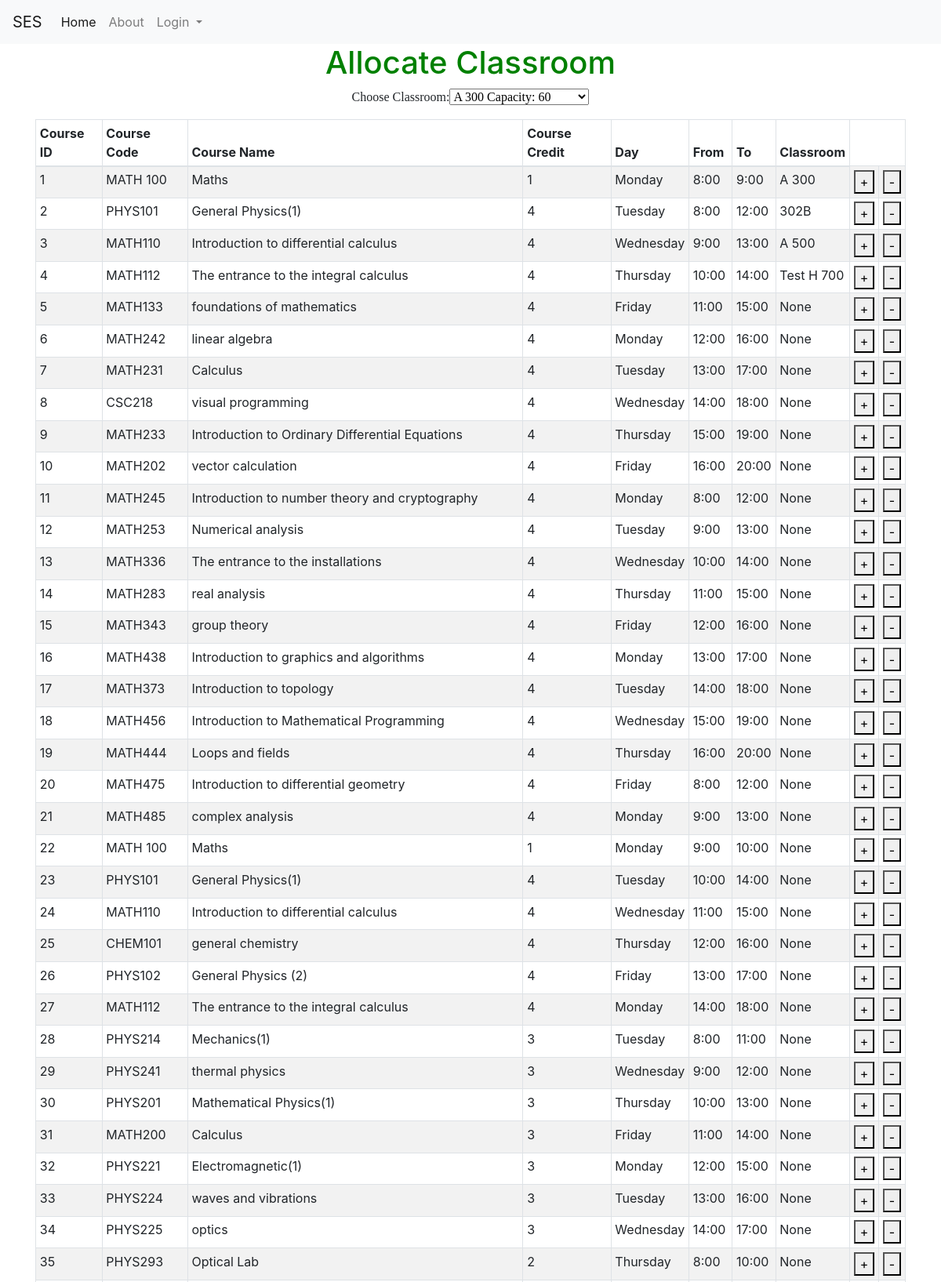
The page /allocate_classroomf (upper part) on the database its author committed.
### tables this page shows
CREATE TABLE course (course_id INTEGER NOT NULL PRIMARY KEY AUTOINCREMENT UNIQUE, course_name [nchar] (10), course_descr [nchar] (10), course_code [nchar] (10), dep_id [int], plan_id [int], level_id [int], credit INTEGER, Day_id REFERENCES Day (Day_id), fromT TIME, toT TIME, loc_id INTEGER, SEM INTEGER DEFAULT (223), lec_id INTEGER);

CREATE TABLE Day (Day_id INTEGER PRIMARY KEY, Day_Decs CHAR);

CREATE TABLE loc (loc_id INTEGER PRIMARY KEY UNIQUE, loc_Cap INTEGER, loc_name CHAR CONSTRAINT loc_id UNIQUE ON CONFLICT IGNORE);

### allocate_classroom.py (the view, shortened to what this page needs)
@allocate_classroom.route('/allocate_classroomf', methods=['GET', 'POST'])
def allocate_classroomf():
    with app.app_context():
        con = sqlite3.connect("instance/db.sqlite")
        cur = con.cursor()
        cur.execute("SELECT default_sem FROM default_sem")
        SEM = cur.fetchone()[0]
        con.commit()
        cur.execute("SELECT * FROM loc")
        classroom = cur.fetchall()
        con.commit()
        cur.execute("SELECT * FROM classroom_view")
        courses = cur.fetchall()
        course_id = request.form.get('course_id')
        con.commit()
        nolec = request.form.get('nolec', None)
        loc_id = request.form.get('classroom')
        cur.execute(""" SELECT distinct

    cp1.Day_id AS CP1_Day_id,
    cp1.loc_id AS CP1_loc_id,
    cp1.fromT AS CP1_fromT,
    cp1.toT AS CP1_toT,
    cp1.SEM AS CP1_SEm,
    cp2.Day_id AS CP2_Day_id,
    cp2.loc_id AS CP2_loc_id,
    cp2.fromT AS CP2_fromT,
    cp2.toT AS CP2_toT,
    cp2.SEM AS CP2_SEm
FROM
    course AS cp1
JOIN
    course AS cp2
    ON cp2.course_id = cp1.course_id AND cp2.SEM = cp1.SEM

      And (cp2.fromT >= cp1.fromT and cp2.fromT < cp1.toT AND  cp1.fromT <= cp2.fromT and cp2.day_id = cp1.day_id)
      OR (cp2.toT > cp1.fromT and cp2.toT <= cp1.toT AND cp1.fromT <= cp2.fromT and cp2.day_id = cp1.day_id )
      OR (cp2.fromT <= cp1.fromT and cp2.toT >= cp1.toT AND cp1.fromT <= cp2.fromT and cp2.day_id = cp1.day_id)
      OR (cp2.fromT <= cp1.toT    and cp2.toT >= cp1.fromT  and cp2.day_id = cp1.day_id)

      where cp2.loc_id = ? AND cp1.SEM = ? and  cp1.course_id = ?  """, (loc_id,SEM,course_id))
        entry = cur.fetchone()
        error=''
        cur.execute("SELECT * FROM classroom_view")
        courses = cur.fetchall()
        con.commit()
        con.close()
        print(classroom)
        print(courses)
        print(error)
    return render_template('allocate_classroom.html', classroom=classroom,courses=courses,error=error)

### templates/allocate_classroom.html (shortened to what this page needs)
{% extends "base.html" %}
{% block content %}
<h1>Allocate Classroom</h1>
       <form id = "c_form" method="post" action="/allocate_classroomf">
        <p style="font-family:verdana">
            Choose Classroom:<SELECT name="classroom" style="font-family:verdana" id="classroom">
            {% for j in classroom %}
                <OPTION  value={{j[0]}}>{{j[2]}} Capacity: {{j[1]}} </OPTION>
            {% endfor %}
            </SELECT>
            </p>
        <table id="classcourses" class="table table-striped table-bordered table-sm"  cellspacing="0" width="100%">
            <thead>
              <tr>
                <th>Course ID</th>
                <th>Course Code</th>
                <th>Course Name</th>
                <th>Course Credit</th>
                <th>Day</th>
                <th>From</th>
                <th>To</th>
                <th>Classroom</th>
              </tr>
              </thead>
              <tbody>
               {% for row in courses %}
                      <tr>
                        <td><input type="hidden" name="title" value="{{ row[0] }}"> {{ row[0] }} </td>
                          <td>{{row[1]}}</td>
                          <td>{{row[2]}}</td>
                          <td>{{row[3]}}</td>
                          <td>{{row[4]}}</td>
                          <td>{{row[5]}}</td>
                          <td>{{row[6]}}</td>
                          <td>{{row[7]}}</td>
                          <td><button class="bi bi-plus" type="submit" value="{{ row[0] }}" name="course_id">+</button></td>
                          <td><button class="bi bi-plus" type="submit" value="{{ row[0] }}" name="nolec">-</button></td>
                      </tr>
                  {% endfor %}
              </tbody>
          </table>
       </form>
{% endblock %}

### templates/allocate_classroom.html (style rules this page uses)
body { text-align: center; }
h1 { color: green; }
table { border-collapse: collapse; width: 100%; }
th, td { padding: 8px; text-align: left; border-bottom: 1px solid #ddd; }

### rows shown on the page
course: course_id "1", course_code "MATH 100", course_name "Maths", credit "1", Day_Decs "Monday", fromT "8:00", toT "9:00", loc_name "A 300"
course: course_id "2", course_code "PHYS101", course_name "General Physics(1)", credit "4", Day_Decs "Tuesday", fromT "8:00", toT "12:00", loc_name "302B"
course: course_id "3", course_code "MATH110", course_name "Introduction to differential calculus", credit "4", Day_Decs "Wednesday", fromT "9:00", toT "13:00", loc_name "A 500"
course: course_id "4", course_code "MATH112", course_name "The entrance to the integral calculus", credit "4", Day_Decs "Thursday", fromT "10:00", toT "14:00", loc_name "Test H 700"
course: course_id "5", course_code "MATH133", course_name "foundations of mathematics", credit "4", Day_Decs "Friday", fromT "11:00", toT "15:00", row "None"
course: course_id "6", course_code "MATH242", course_name "linear algebra", credit "4", Day_Decs "Monday", fromT "12:00", toT "16:00", row "None"
course: course_id "7", course_code "MATH231", course_name "Calculus", credit "4", Day_Decs "Tuesday", fromT "13:00", toT "17:00", row "None"
course: course_id "8", course_code "CSC218", course_name "visual programming", credit "4", Day_Decs "Wednesday", fromT "14:00", toT "18:00", row "None"
course: course_id "9", course_code "MATH233", course_name "Introduction to Ordinary Differential Equations", credit "4", Day_Decs "Thursday", fromT "15:00", toT "19:00", row "None"
course: course_id "10", course_code "MATH202", course_name "vector calculation", credit "4", Day_Decs "Friday", fromT "16:00", toT "20:00", row "None"
course: course_id "11", course_code "MATH245", course_name "Introduction to number theory and cryptography", credit "4", Day_Decs "Monday", fromT "8:00", toT "12:00", row "None"
course: course_id "12", course_code "MATH253", course_name "Numerical analysis", credit "4", Day_Decs "Tuesday", fromT "9:00", toT "13:00", row "None"
course: course_id "13", course_code "MATH336", course_name "The entrance to the installations", credit "4", Day_Decs "Wednesday", fromT "10:00", toT "14:00", row "None"
course: course_id "14", course_code "MATH283", course_name "real analysis", credit "4", Day_Decs "Thursday", fromT "11:00", toT "15:00", row "None"
course: course_id "15", course_code "MATH343", course_name "group theory", credit "4", Day_Decs "Friday", fromT "12:00", toT "16:00", row "None"
course: course_id "16", course_code "MATH438", course_name "Introduction to graphics and algorithms", credit "4", Day_Decs "Monday", fromT "13:00", toT "17:00", row "None"
course: course_id "17", course_code "MATH373", course_name "Introduction to topology", credit "4", Day_Decs "Tuesday", fromT "14:00", toT "18:00", row "None"
course: course_id "18", course_code "MATH456", course_name "Introduction to Mathematical Programming", credit "4", Day_Decs "Wednesday", fromT "15:00", toT "19:00", row "None"
course: course_id "19", course_code "MATH444", course_name "Loops and fields", credit "4", Day_Decs "Thursday", fromT "16:00", toT "20:00", row "None"
course: course_id "20", course_code "MATH475", course_name "Introduction to differential geometry", credit "4", Day_Decs "Friday", fromT "8:00", toT "12:00", row "None"
course: course_id "21", course_code "MATH485", course_name "complex analysis", credit "4", Day_Decs "Monday", fromT "9:00", toT "13:00", row "None"
course: course_id "22", course_code "MATH 100", course_name "Maths", credit "1", Day_Decs "Monday", fromT "9:00", toT "10:00", row "None"
course: course_id "23", course_code "PHYS101", course_name "General Physics(1)", credit "4", Day_Decs "Tuesday", fromT "10:00", toT "14:00", row "None"
course: course_id "24", course_code "MATH110", course_name "Introduction to differential calculus", credit "4", Day_Decs "Wednesday", fromT "11:00", toT "15:00", row "None"
course: course_id "25", course_code "CHEM101", course_name "general chemistry", credit "4", Day_Decs "Thursday", fromT "12:00", toT "16:00", row "None"
course: course_id "26", course_code "PHYS102", course_name "General Physics (2)", credit "4", Day_Decs "Friday", fromT "13:00", toT "17:00", row "None"
course: course_id "27", course_code "MATH112", course_name "The entrance to the integral calculus", credit "4", Day_Decs "Monday", fromT "14:00", toT "18:00", row "None"
course: course_id "28", course_code "PHYS214", course_name "Mechanics(1)", credit "3", Day_Decs "Tuesday", fromT "8:00", toT "11:00", row "None"
course: course_id "29", course_code "PHYS241", course_name "thermal physics", credit "3", Day_Decs "Wednesday", fromT "9:00", toT "12:00", row "None"
course: course_id "30", course_code "PHYS201", course_name "Mathematical Physics(1)", credit "3", Day_Decs "Thursday", fromT "10:00", toT "13:00", row "None"
course: course_id "31", course_code "MATH200", course_name "Calculus", credit "3", Day_Decs "Friday", fromT "11:00", toT "14:00", row "None"
course: course_id "32", course_code "PHYS221", course_name "Electromagnetic(1)", credit "3", Day_Decs "Monday", fromT "12:00", toT "15:00", row "None"
course: course_id "33", course_code "PHYS224", course_name "waves and vibrations", credit "3", Day_Decs "Tuesday", fromT "13:00", toT "16:00", row "None"
course: course_id "34", course_code "PHYS225", course_name "optics", credit "3", Day_Decs "Wednesday", fromT "14:00", toT "17:00", row "None"
course: course_id "35", course_code "PHYS293", course_name "Optical Lab", credit "2", Day_Decs "Thursday", fromT "8:00", toT "10:00", row "None"

### other values the page prints
form field classroom "A 300 Capacity: 60"
